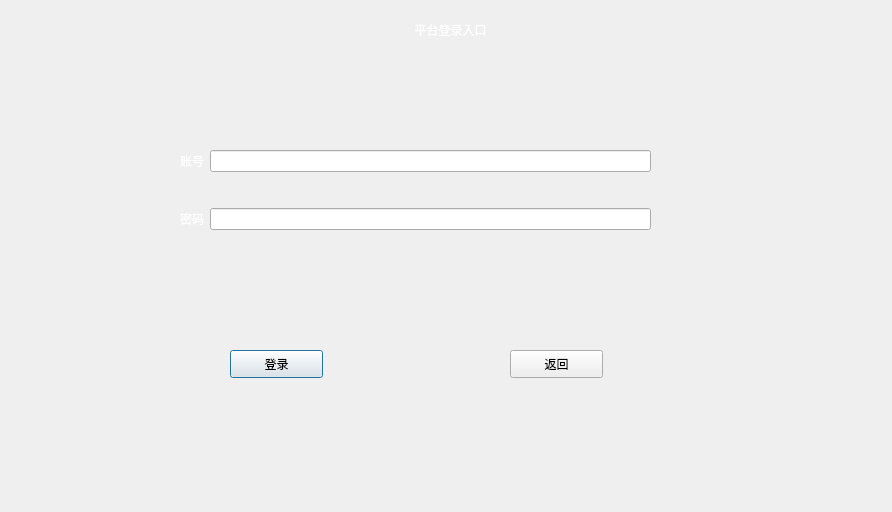
<?xml version="1.0" encoding="UTF-8"?>
<ui version="4.0">
 <class>platform</class>
 <widget class="QDialog" name="platform">
  <property name="geometry">
   <rect>
    <x>0</x>
    <y>0</y>
    <width>892</width>
    <height>512</height>
   </rect>
  </property>
  <property name="windowTitle">
   <string>Dialog</string>
  </property>
  <widget class="QPushButton" name="reg_plat">
   <property name="geometry">
    <rect>
     <x>230</x>
     <y>350</y>
     <width>93</width>
     <height>28</height>
    </rect>
   </property>
   <property name="text">
    <string>登录</string>
   </property>
  </widget>
  <widget class="QPushButton" name="back_plat">
   <property name="geometry">
    <rect>
     <x>510</x>
     <y>350</y>
     <width>93</width>
     <height>28</height>
    </rect>
   </property>
   <property name="text">
    <string>返回</string>
   </property>
  </widget>
  <widget class="QLabel" name="label_3">
   <property name="geometry">
    <rect>
     <x>340</x>
     <y>10</y>
     <width>221</width>
     <height>41</height>
    </rect>
   </property>
   <property name="styleSheet">
    <string notr="true">font: 14pt &quot;楷体&quot;;</string>
   </property>
   <property name="text">
    <string>&lt;html&gt;&lt;head/&gt;&lt;body&gt;&lt;p align=&quot;center&quot;&gt;&lt;span style=&quot; color:#ffffff;&quot;&gt;平台登录入口&lt;/span&gt;&lt;/p&gt;&lt;/body&gt;&lt;/html&gt;</string>
   </property>
  </widget>
  <widget class="QWidget" name="layoutWidget">
   <property name="geometry">
    <rect>
     <x>180</x>
     <y>120</y>
     <width>471</width>
     <height>141</height>
    </rect>
   </property>
   <layout class="QVBoxLayout" name="verticalLayout">
    <item>
     <layout class="QHBoxLayout" name="horizontalLayout_2">
      <item>
       <widget class="QLabel" name="label">
        <property name="text">
         <string>&lt;html&gt;&lt;head/&gt;&lt;body&gt;&lt;p&gt;&lt;span style=&quot; color:#ffffff;&quot;&gt;账号&lt;/span&gt;&lt;/p&gt;&lt;/body&gt;&lt;/html&gt;</string>
        </property>
       </widget>
      </item>
      <item>
       <widget class="QLineEdit" name="plat_id"/>
      </item>
     </layout>
    </item>
    <item>
     <layout class="QHBoxLayout" name="horizontalLayout">
      <item>
       <widget class="QLabel" name="label_2">
        <property name="text">
         <string>&lt;html&gt;&lt;head/&gt;&lt;body&gt;&lt;p&gt;&lt;span style=&quot; color:#ffffff;&quot;&gt;密码&lt;/span&gt;&lt;/p&gt;&lt;/body&gt;&lt;/html&gt;</string>
        </property>
       </widget>
      </item>
      <item>
       <widget class="QLineEdit" name="passward_plat">
        <property name="echoMode">
         <enum>QLineEdit::Password</enum>
        </property>
       </widget>
      </item>
     </layout>
    </item>
   </layout>
  </widget>
  <widget class="QLabel" name="label_4">
   <property name="geometry">
    <rect>
     <x>-9</x>
     <y>-6</y>
     <width>911</width>
     <height>521</height>
    </rect>
   </property>
   <property name="text">
    <string/>
   </property>
   <property name="pixmap">
    <pixmap resource="background.qrc">:/new/prefix1/61e71ecf7d0edb7425693ec7b56fbd22.jpg</pixmap>
   </property>
  </widget>
  <zorder>label_4</zorder>
  <zorder>reg_plat</zorder>
  <zorder>back_plat</zorder>
  <zorder>label_3</zorder>
  <zorder>layoutWidget</zorder>
 </widget>
 <resources>
  <include location="background.qrc"/>
 </resources>
 <connections/>
</ui>
